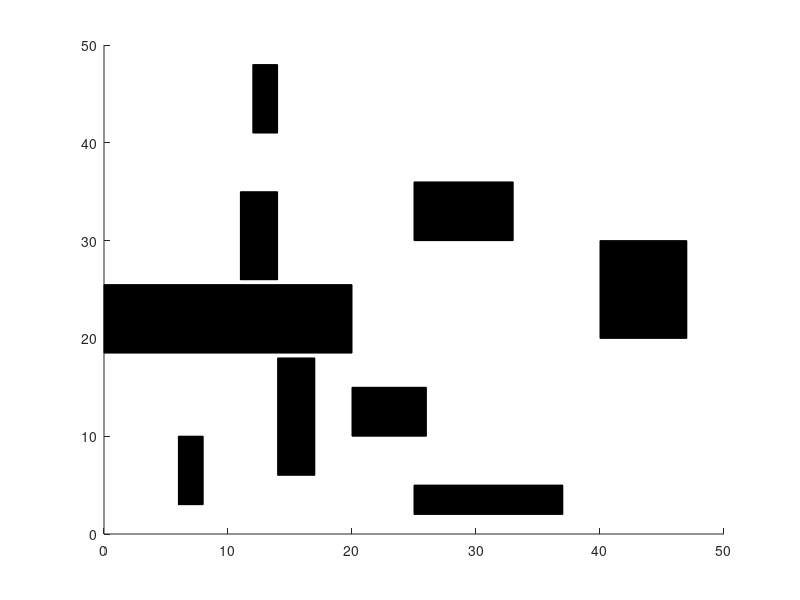

This figure's MATLAB source: (Note: this script raises an error after producing the figure.)
%%Scenario with a narrow gap between some obstacles 
close all hidden;
%start=4,5
%goal=16,45

%create obstacle matrix for rectangles where columns are: index, x, y, w, h
%this is a matrix with columns: x, y, w, h
ObstacleMatrix= [1,12,41,2,7; 
             2,6,3,2,7;
             3,20,10,6,5;
             4,11,26,3,9;
             5,25,30,8,6;
             6,40,20,7,10;
             7,14,6,3,12;
             8,25,2,12,3;
             9,0,18.5,20,7];

%map of obstacles with [x1,y1,x2,y2]
ObstacleMap = [ObstacleMatrix(:,2:3), ObstacleMatrix(:,2:3) + ObstacleMatrix(:,4:5)];

%global edges; %edges of the obstacles will be put into a matrix, 4 lines per rectangle means 4 rows per object
% edges: a matrix representing all the lines of the obstacles. (size N x 4 in the form N x [x1, y1, x2, y2])
    % first creating a matrix with all the edges of the obstacles in the form
    % (x1,y1,x2,y2) to use in the function
    % preallocate matrix to store edges (multiplied by 4 because each rectangle has 4 edges)
    edges = zeros(size(ObstacleMatrix,1)*4,4);
    for i = 1:size(ObstacleMatrix,1)
        x1 = ObstacleMatrix(i,2); % x coordinate of bottom left corner
        y1 = ObstacleMatrix(i,3); % y coordinate of bottom left corner
        w = ObstacleMatrix(i,4); % width of rectangle
        h = ObstacleMatrix(i,5); % height of rectangle
        % Extract edges and store in edges matrix
        edges((i-1)*4+1,:) = [x1,y1,x1+w,y1]; % bottom edge
        edges((i-1)*4+2,:) = [x1,y1,x1,y1+h]; % left edge
        edges((i-1)*4+3,:) = [x1+w,y1,x1+w,y1+h]; % right edge
        edges((i-1)*4+4,:) = [x1,y1+h,x1+w,y1+h]; % top edge
    end


figure;
hold on;

for i = 1:size(ObstacleMatrix, 1)
    rectangle('Position', ObstacleMatrix(i, 2:5), 'FaceColor', 'k');
end
xlim([0,50])
ylim([0,50])


writematrix(ObstacleMap, 'ObstacleMap.csv');
writematrix(ObstacleMatrix, 'RectangleMatrix.csv');
writematrix(edges, 'edges.csv')